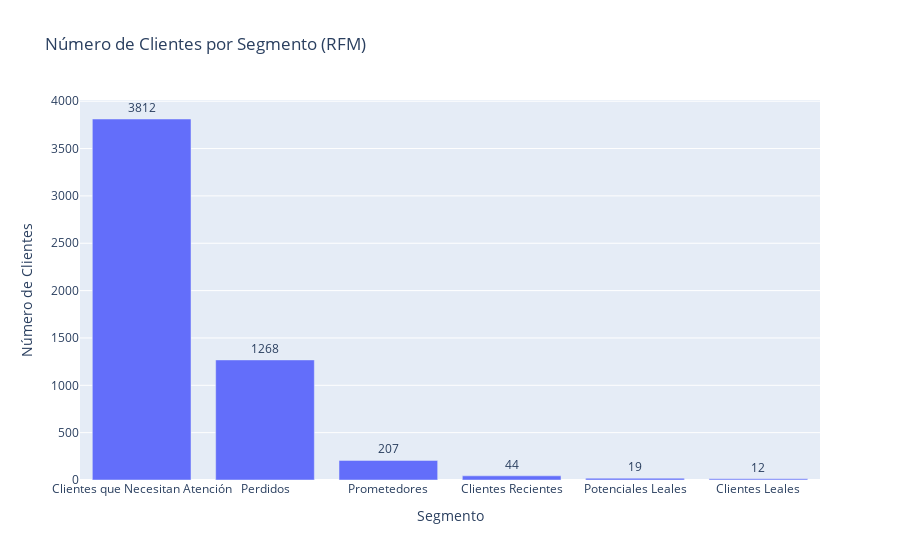

Notebook code for this chart:
### Code cell
# ======================================================
# 7. Distribución Numérica de Clientes por Segmento (RFM)
# ======================================================
# 1. Genero un DataFrame (cluster_counts) que muestra cuántos clientes
#    hay en cada segmento (cluster_label).
# 2. Utilizo Plotly para crear un gráfico de barras, de modo que se
#    visualice cuántos clientes pertenecen a cada grupo RFM.

# Calculo la cantidad de clientes por etiqueta de cluster
cluster_counts = df_rfm['cluster_label'].value_counts().reset_index()
cluster_counts.columns = ['cluster_label', 'count']

# Creo un gráfico de barras que relaciona el segmento con la cantidad de clientes
fig = px.bar(
    cluster_counts,
    x='cluster_label',
    y='count',
    title="Número de Clientes por Segmento (RFM)",
    labels={'cluster_label': 'Segmento', 'count': 'Número de Clientes'},
    text='count'  # Muestro el valor numérico sobre cada barra
)

# Configuro la posición del texto por encima de las barras
fig.update_traces(textposition='outside')

# Muestro el gráfico
fig.show()

### Figure 1 — Plotly figure (JSON) as saved in the notebook; plotly's stock layout.template omitted (floating-point values rounded to 4 significant figures)
{"data": [{"hovertemplate": "Segmento=%{x}<br>Número de Clientes=%{text}<extra></extra>", "legendgroup": "", "marker": {"color": "#636efa", "pattern": {"shape": ""}}, "name": "", "orientation": "v", "showlegend": false, "text": [3812.0, 1268.0, 207.0, 44.0, 19.0, 12.0], "textposition": "outside", "type": "bar", "x": ["Clientes que Necesitan Atención", "Perdidos", "Prometedores", "Clientes Recientes", "Potenciales Leales", "Clientes Leales"], "xaxis": "x", "y": [3812, 1268, 207, 44, 19, 12], "yaxis": "y"}], "layout": {"barmode": "relative", "legend": {"tracegroupgap": 0}, "title": {"text": "Número de Clientes por Segmento (RFM)"}, "xaxis": {"anchor": "y", "domain": [0, 1], "title": {"text": "Segmento"}}, "yaxis": {"anchor": "x", "domain": [0, 1], "title": {"text": "Número de Clientes"}}}}
